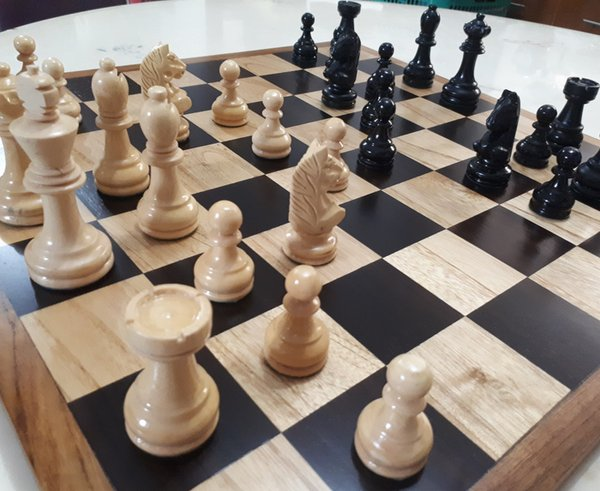
#> input picture code/example/chess.jpg, 600 x 491 px
$ python -i hough.py   (imports and definitions only)
#> lines starting #> are read from the running program, lines starting #| are printed output that depends on the picture; after the words box and inside, x2 and y2 are one past the last pixel; in counts of white or black regions, pixels touching at a corner belong together
import cv2
import numpy as np


def hough_transform_circle(img, param_2=200, param_1=10, min_radius=20, max_radius=35, threshold_1=120,
                           threshold_2=240):
#> called with param_2 = 200, param_1 = 10, min_radius = 20, max_radius = 35, threshold_1 = 120, threshold_2 = 240
    print(
        "Params p1 = {}, p2 = {}, min = {}, max = {}, t1 = {}, t2 = {}".format(param_2, param_1, min_radius, max_radius,
                                                                               threshold_1, threshold_2))
    img = cv2.cvtColor(img, cv2.COLOR_RGB2BGR)
#> img is the input picture: shape (491, 600, 3); mean B, G, R 118.1, 128.8, 141.5
    gray = cv2.cvtColor(img, cv2.COLOR_BGR2GRAY)
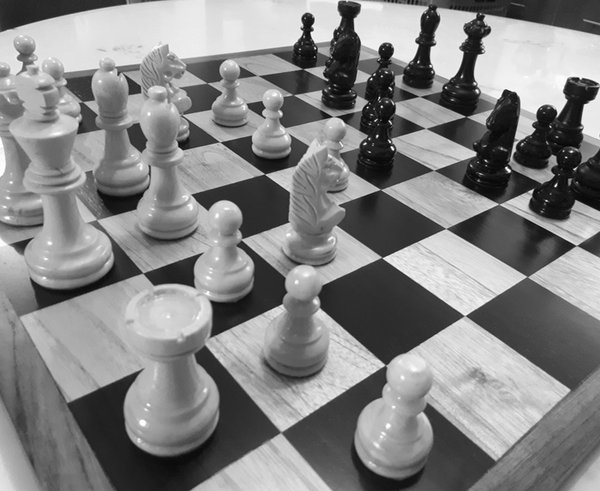
#> gray: shape (491, 600); min 0, max 255, mean 131.4
    cv2.imwrite("hough_result/hough_gray.jpg", gray)
    # Blur the image to reduce noise
    img_blur = cv2.medianBlur(gray, 5)
    cv2.imwrite("hough_result/hasilblur.jpg", img_blur)
    # Canny edge detection
    img_canny = cv2.Canny(img_blur, threshold_1, threshold_2)
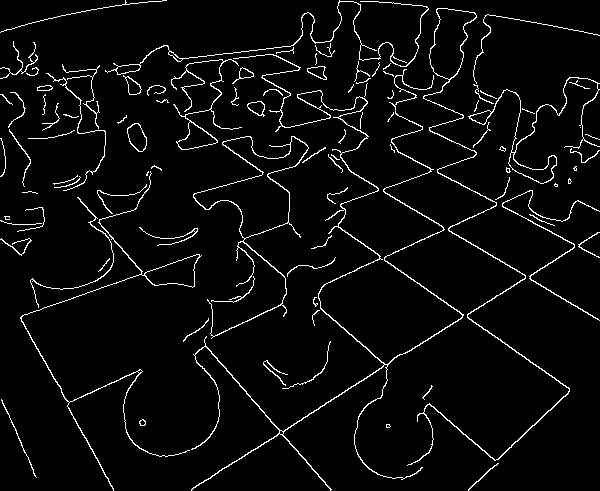
#> img_canny: shape (491, 600); 4.3% white in thin lines or dots
    cv2.imwrite("hough_result/hough_canny.jpg", img_canny)
    # Apply hough transform on the image
    circles = cv2.HoughCircles(img_canny, cv2.HOUGH_GRADIENT, 1, img.shape[0] / 20, param1=param_2, param2=param_1,
                               minRadius=min_radius,
                               maxRadius=max_radius)
#> circles = 55 rows, first 8: [449.5, 42.5, 34.3], [223.5, 271.5, 31.1], [203.5, 92.5, 32.1], [268.5, 82.5, 33.3], [260.5, 203.5, 27.8], [387.5, 21.5, 33.3], [336.5, 85.5, 30], [167.5, 209.5, 30]
    if circles is not None:
        cv2.imwrite("hough_result/hough_result.jpg", circles)

    # Draw detected circles
    if circles is not None:
        circles = np.uint16(np.around(circles))
#> circles = 55 rows, first 8: [450, 42, 34], [224, 272, 31], [204, 92, 32], [268, 82, 33], [260, 204, 28], [388, 22, 33], [336, 86, 30], [168, 210, 30]
        for i in circles[0, :]:
            # Draw outer circle
            cv2.circle(img, (i[0], i[1]), i[2], (0, 255, 0), 2)
            # Draw inner circle
            cv2.circle(img, (i[0], i[1]), 2, (0, 0, 255), 3)
#> this loop made 55 passes
#> i on passes 1 to 12: [450, 42, 34], [224, 272, 31], [204, 92, 32], [268, 82, 33], [260, 204, 28], [388, 22, 33], [336, 86, 30], [168, 210, 30], [70, 104, 27], [232, 108, 32], [422, 62, 33], [80, 252, 32]
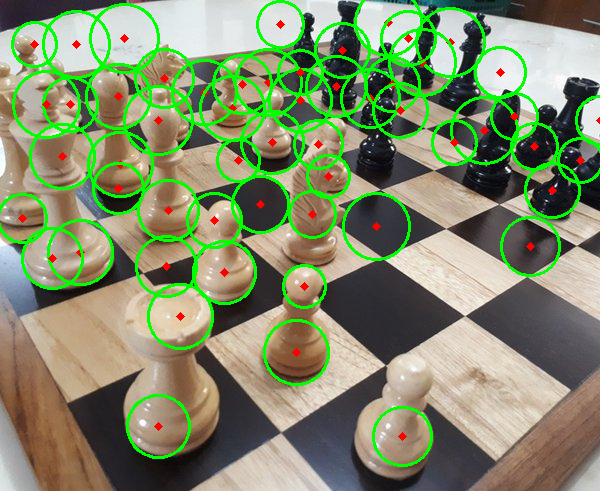
#> img: shape (491, 600, 3); 9.9% of pixels changed, all inside (x1, y1, x2, y2) = (0, 0, 600, 467)

    # Show result
    result = cv2.cvtColor(img, cv2.COLOR_BGR2RGB)
    gray = cv2.cvtColor(gray, cv2.COLOR_GRAY2RGB)
#> gray: shape (491, 600, 3)
    img_canny = cv2.cvtColor(img_canny, cv2.COLOR_GRAY2RGB)
#> img_canny: shape (491, 600, 3); 4.3% white in thin lines or dots
    return gray, img_canny, result


# [56 lines left out: functions hough_transform_line, erosi_citra, not called in this run]

>>> import cv2
>>> picture = cv2.cvtColor(cv2.imread('example/chess.jpg'), cv2.COLOR_BGR2RGB)
>>> result = hough_transform_circle(picture)

$ run again, on code/example/kelereng.jpg
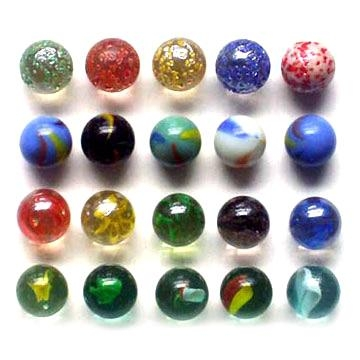
#> input picture code/example/kelereng.jpg, 360 x 360 px
#> in hough_transform_circle, img is the input picture: shape (360, 360, 3); mean B, G, R 183.8, 186.8, 189.9
#> in hough_transform_circle, `img_canny = cv2.Canny(img_blur, threshold_1, threshold_2)`:
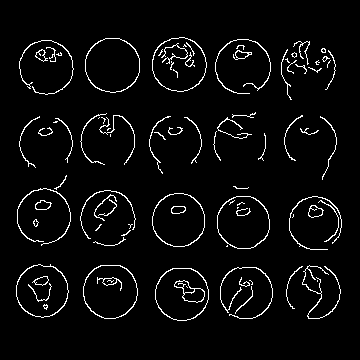
#> img_canny: shape (360, 360); 4.3% white in thin lines or dots, all inside (x1, y1, x2, y2) = (16, 37, 342, 321)
#> in hough_transform_circle, `circles = cv2.HoughCircles(img_canny, cv2.HOUGH_GRADIENT, 1, img.shape..`: circles = 20 rows, first 8: [181.5, 293.5, 25.4], [241.5, 66.5, 27.1], [111.5, 63.5, 27.2], [245.5, 290.5, 26.3], [179.5, 63.5, 26.6], [109.5, 291.5, 25.7], [177.5, 219.5, 25.7], [45.5, 67.5, 26.3]
#> in hough_transform_circle, `circles = np.uint16(np.around(circles))`: circles = 20 rows, first 8: [182, 294, 25], [242, 66, 27], [112, 64, 27], [246, 290, 26], [180, 64, 27], [110, 292, 26], [178, 220, 26], [46, 68, 26]
#> the loop in hough_transform_circle, `for i in circles[0, :]:` made 20 passes
#> after the loop in hough_transform_circle, `for i in circles[0, :]:`:
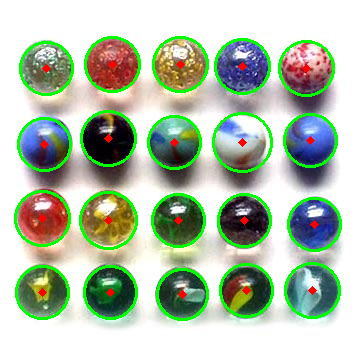
#> img: shape (360, 360, 3); 8.36% of pixels changed, all inside (x1, y1, x2, y2) = (14, 36, 342, 321)

$ run again, on code/example/robot4orange.jpg
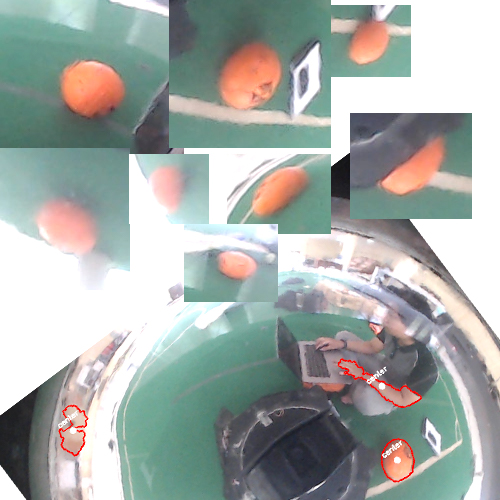
#> input picture code/example/robot4orange.jpg, 500 x 500 px
#> in hough_transform_circle, img is the input picture: shape (500, 500, 3); mean B, G, R 168, 172.1, 165.4
#> in hough_transform_circle, `img_canny = cv2.Canny(img_blur, threshold_1, threshold_2)`:
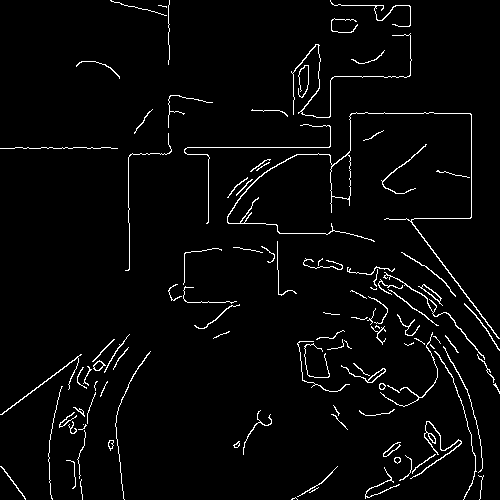
#> img_canny: shape (500, 500); 3.1% white in thin lines or dots
#> in hough_transform_circle, `circles = cv2.HoughCircles(img_canny, cv2.HOUGH_GRADIENT, 1, img.shape..`: circles = 28 rows, first 8: [326.5, 363.5, 26.6], [402.5, 317.5, 31], [403.5, 369.5, 32.2], [326.5, 83.5, 34.4], [210.5, 275.5, 27.7], [464.5, 348.5, 34.4], [82.5, 432.5, 32.2], [192.5, 122.5, 25.2]
#> in hough_transform_circle, `circles = np.uint16(np.around(circles))`: circles = 28 rows, first 8: [326, 364, 27], [402, 318, 31], [404, 370, 32], [326, 84, 34], [210, 276, 28], [464, 348, 34], [82, 432, 32], [192, 122, 25]
#> the loop in hough_transform_circle, `for i in circles[0, :]:` made 28 passes
#> after the loop in hough_transform_circle, `for i in circles[0, :]:`:
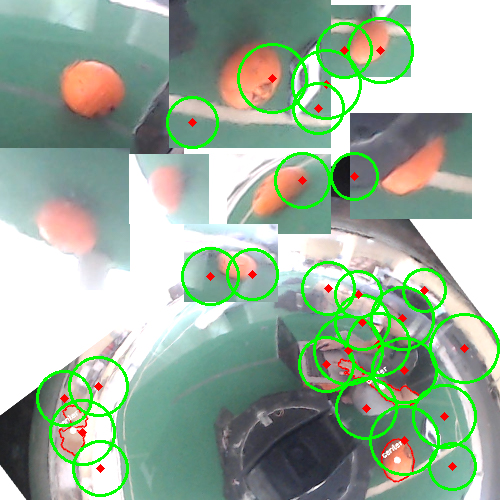
#> img: shape (500, 500, 3); 6.12% of pixels changed, all inside (x1, y1, x2, y2) = (36, 17, 500, 497)
